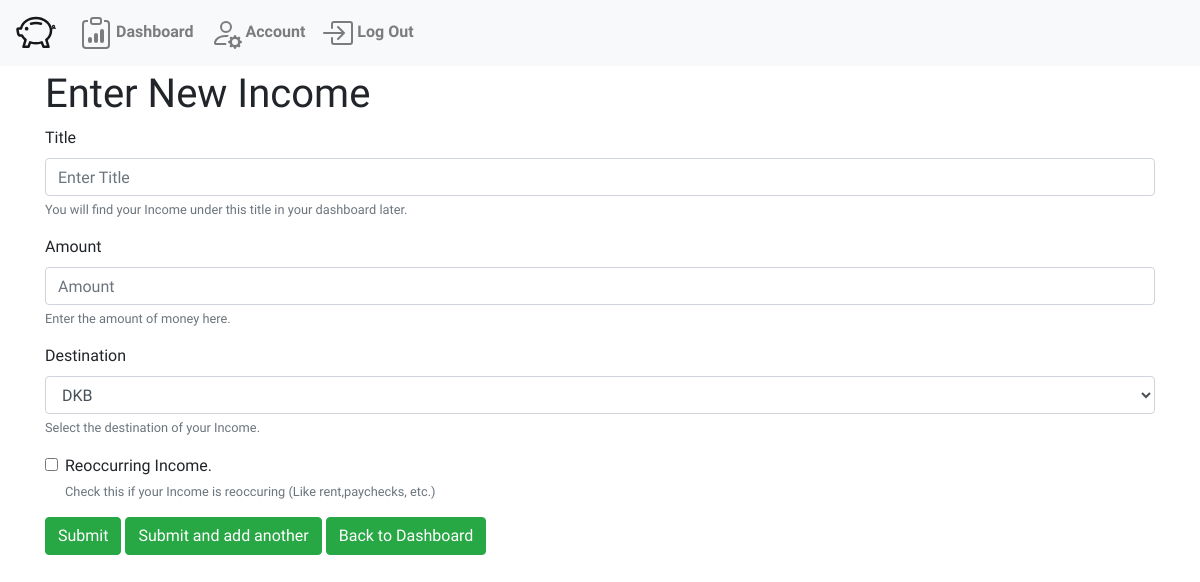
/incomeForm (signed in), run on an earlier commit of the app's database.
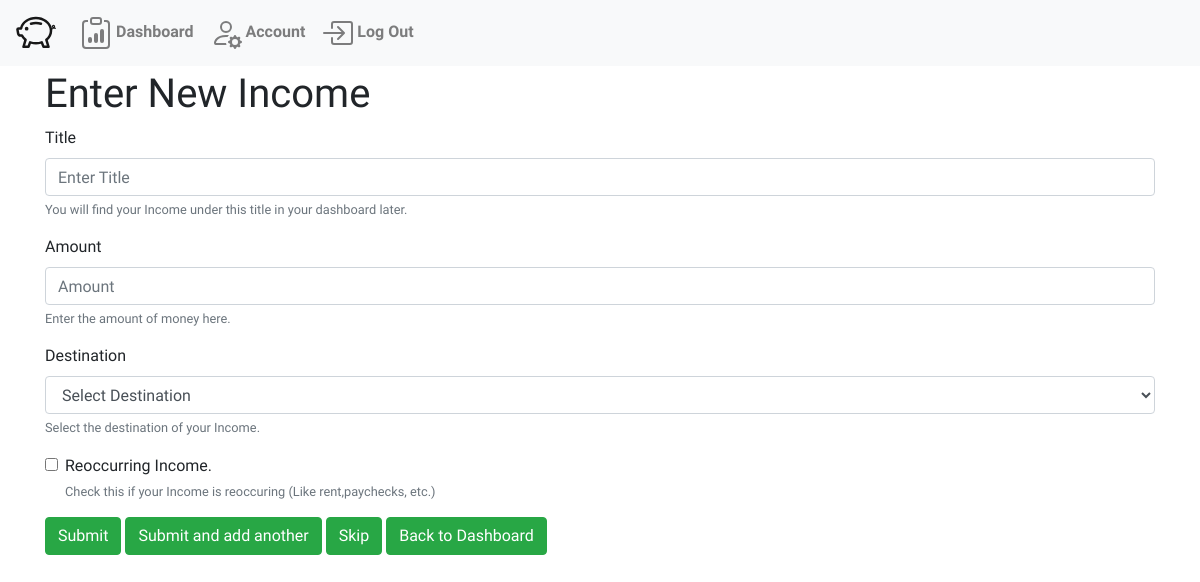
And on a later commit of the database.
### WalletWise/models.py (models this page shows, shortened)
class Funds(models.Model):
    budget = models.ForeignKey("MonthBudget",related_name="funds", on_delete=models.CASCADE)
    title = models.CharField(max_length=64)
    amount = models.FloatField()
    defaultOwner = models.ForeignKey("User", related_name="defaultFunds", on_delete=models.DO_NOTHING, default=None, null=True)

### WalletWise/views.py (the view)
# urls.py: path("incomeForm", views.incomeForm, name="incomeForm"),
def incomeForm(request):
    user = request.user
    opennedBefore = user.dashboard.openned_before
    balances = list(Funds.objects.filter(budget__dashboard__owner=user))
    try:
        defaultFund = user.defaultFunds.all()[0]
        balances.remove(defaultFund)
    except IndexError:
        defaultFund = "No Default"
    return render(request, "WalletWise/fundsChangeForm.html", {
        "formType" : "Income",
        "opennedBefore" : opennedBefore,
        "balances" : balances,
        "defaultFund" : defaultFund
    })

### WalletWise/templates/WalletWise/fundsChangeForm.html (shortened to what this page needs)
{% extends "WalletWise/layout.html" %}
{% block body %}
<div class="container">
    <h1>Enter New {{formType}}</h1>
    <form method="post" action="{% url 'fundsChangeForm' %}">
        <div class="form-group">
            <label for="title">Title</label>
            <input type="text" class="form-control" id="title" name="title" aria-describedby="titleHelp" placeholder="Enter Title" required title="Please enter a Title">
            <small id="titlelHelp" class="form-text text-muted">You will find your {{formType}} under this title in your dashboard later.</small>
        </div>
        <div class="form-group">
            <label for="amount">Amount</label>
            <input type="number" class="form-control" id="amount" name="amount" aria-describedby="amountHelp" placeholder="Amount" required title="Please enter an Amount" >
            <small id="amountHelp" class="form-text text-muted">Enter the amount of money here.</small>
        </div>
        <div class="form-group">
            <label for="destination">Destination</label>
            <select class="form-select form-control" id="destination" name="destination" aria-describedby="destinationHelp" aria-label="Default select example" required title="Please select a destination">
                {% if defaultFund == "No Default" %}
                    <option selected>Select Destination</option>
                {% else %}
                    <option selected value={{defaultFund.id}}>{{defaultFund.title}}</option>
                {% endif %}
            </select>
            <small id="destinationHelp" class="form-text text-muted">Select the destination of your {{formType}}.</small>
        </div>
        <div class="form-group form-check">
            <input class="form-check-input" type="checkbox" id="reoccuring" name="reoccuring" aria-describedby="reoccuringHelp">
            <label class="form-check-label" for="reoccuring">
                Reoccurring {{formType}}.
            </label>
            <small id="reoccuringHelp" class="form-text text-muted">Check this if your {{formType}} is reoccuring (Like rent,paychecks, etc.)</small>
        </div>
        <button type="submit" class="btn btn-success" name="action" value="submit">Submit</button>
        <button type="submit" class="btn btn-success" name="action" value="redo">Submit and add another</button>
        {% if opennedBefore == False %}
            {% if formType == "Income" %}
            <a class="skip" href="{% url 'expenseForm' %}" >
                <button class="btn btn-success" type="button">Skip</button>
            </a>
            {% else %}
            <a class="skip" href="{% url 'dashboard_finished' %}">
                <button class="btn btn-success" type="button">Skip</button>
            </a>
            {% endif %}
        {% endif %}
        <a href="{% url 'dashboard' %}">
            <button class="btn btn-success" type="button">Back to Dashboard</button>
        </a>
    </form>
</div>
{% endblock %}

### WalletWise/templates/WalletWise/layout.html (shortened to what this page needs)
{% load static %}
<!DOCTYPE html>
<html>
    <head>
        <link rel="stylesheet" href="https://stackpath.bootstrapcdn.com/bootstrap/4.4.1/css/bootstrap.min.css">
        <link href="{% static 'WalletWise/styles.css' %}" rel="stylesheet">
    </head>
    <body>
        <nav class="navbar navbar-expand-lg navbar-light bg-light fixed-top">
            <a class="navbar-brand" href="{% url 'index' %}">
            </a>
            <div class="right-group">
                <ul class="navbar-nav mr-auto">
                    {% if user.is_authenticated %}
                        <li>
                            <a class="nav-link" href="{% url 'dashboard' %}">
                                <strong>Dashboard</strong>
                            </a>
                        </li>
                        <li class="nav-item">
                            <a class="nav-link" href="{% url 'settings' %}">
                                <strong>Account</strong>
                            </a>
                        </li>
                        <li class="nav-item">
                            <a class="nav-link" href="{% url 'logout' %}">
                                <strong>Log Out</strong>
                            </a>
                        </li>
                    {% endif %}
                </ul>
            </div>
        </nav>
        <div class="body">
            {% block body %}
            {% endblock %}
        </div>
    </body>
</html>

### WalletWise/static/WalletWise/styles.css (style rules this page uses)
body { padding-top: 70px; font-family: 'Inconsolata', monospace; }
a.skip { text-decoration: none; }

What changed in the data, as far as the page shows it:
removed Funds: destination "DKB"
Also different on the page:
form field destination: (not shown) → "Select Destination"
text now shown: "Skip"
